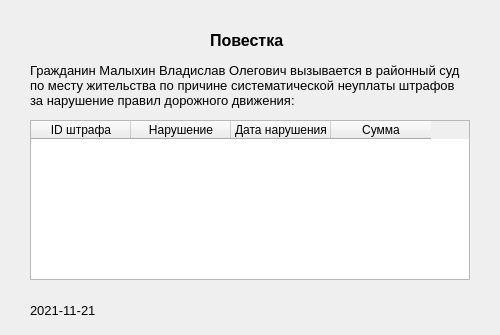
<?xml version="1.0" encoding="UTF-8"?>
<ui version="4.0">
 <class>subpoena</class>
 <widget class="QWidget" name="subpoena">
  <property name="geometry">
   <rect>
    <x>0</x>
    <y>0</y>
    <width>500</width>
    <height>335</height>
   </rect>
  </property>
  <property name="windowTitle">
   <string>Повестка</string>
  </property>
  <widget class="QLabel" name="subpoenaLabel">
   <property name="geometry">
    <rect>
     <x>210</x>
     <y>30</y>
     <width>80</width>
     <height>20</height>
    </rect>
   </property>
   <property name="font">
    <font>
     <pointsize>12</pointsize>
     <weight>75</weight>
     <bold>true</bold>
    </font>
   </property>
   <property name="text">
    <string>Повестка</string>
   </property>
   <property name="alignment">
    <set>Qt::AlignLeading|Qt::AlignLeft|Qt::AlignVCenter</set>
   </property>
  </widget>
  <widget class="QLabel" name="descriptionLabel">
   <property name="geometry">
    <rect>
     <x>30</x>
     <y>45</y>
     <width>440</width>
     <height>80</height>
    </rect>
   </property>
   <property name="font">
    <font>
     <pointsize>10</pointsize>
    </font>
   </property>
   <property name="text">
    <string>Гражданин Малыхин Владислав Олегович вызывается в районный суд по месту жительства по причине систематической неуплаты штрафов за нарушение правил дорожного движения:</string>
   </property>
   <property name="wordWrap">
    <bool>true</bool>
   </property>
  </widget>
  <widget class="QTableWidget" name="summaryTable">
   <property name="geometry">
    <rect>
     <x>30</x>
     <y>120</y>
     <width>440</width>
     <height>160</height>
    </rect>
   </property>
   <column>
    <property name="text">
     <string>ID штрафа</string>
    </property>
   </column>
   <column>
    <property name="text">
     <string>Нарушение</string>
    </property>
   </column>
   <column>
    <property name="text">
     <string>Дата нарушения</string>
    </property>
   </column>
   <column>
    <property name="text">
     <string>Сумма</string>
    </property>
   </column>
  </widget>
  <widget class="QLabel" name="label">
   <property name="geometry">
    <rect>
     <x>30</x>
     <y>300</y>
     <width>70</width>
     <height>20</height>
    </rect>
   </property>
   <property name="font">
    <font>
     <pointsize>10</pointsize>
    </font>
   </property>
   <property name="text">
    <string>2021-11-21</string>
   </property>
  </widget>
 </widget>
 <resources/>
 <connections/>
</ui>
